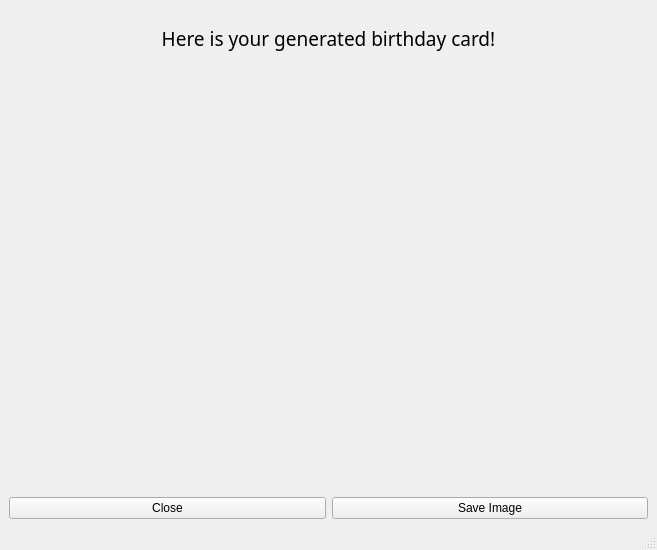
<?xml version="1.0" encoding="UTF-8"?>
<ui version="4.0">
 <class>dialogWindow</class>
 <widget class="QMainWindow" name="dialogWindow">
  <property name="geometry">
   <rect>
    <x>0</x>
    <y>0</y>
    <width>657</width>
    <height>550</height>
   </rect>
  </property>
  <property name="windowTitle">
   <string>Birthday Card</string>
  </property>
  <widget class="QWidget" name="centralwidget">
   <layout class="QVBoxLayout" name="verticalLayout">
    <item>
     <widget class="QLabel" name="label">
      <property name="font">
       <font>
        <family>Yrsa Medium</family>
        <pointsize>14</pointsize>
       </font>
      </property>
      <property name="text">
       <string>Here is your generated birthday card!</string>
      </property>
      <property name="alignment">
       <set>Qt::AlignCenter</set>
      </property>
     </widget>
    </item>
    <item>
     <widget class="QLabel" name="imageViewer">
      <property name="minimumSize">
       <size>
        <width>626</width>
        <height>417</height>
       </size>
      </property>
      <property name="maximumSize">
       <size>
        <width>626</width>
        <height>417</height>
       </size>
      </property>
      <property name="text">
       <string/>
      </property>
     </widget>
    </item>
    <item>
     <layout class="QHBoxLayout" name="horizontalLayout">
      <item>
       <widget class="QPushButton" name="closeTab">
        <property name="text">
         <string>Close</string>
        </property>
       </widget>
      </item>
      <item>
       <widget class="QPushButton" name="saveImage">
        <property name="text">
         <string>Save Image</string>
        </property>
       </widget>
      </item>
     </layout>
    </item>
   </layout>
  </widget>
  <widget class="QMenuBar" name="menubar">
   <property name="geometry">
    <rect>
     <x>0</x>
     <y>0</y>
     <width>657</width>
     <height>22</height>
    </rect>
   </property>
  </widget>
  <widget class="QStatusBar" name="statusbar"/>
 </widget>
 <resources/>
 <connections/>
</ui>
